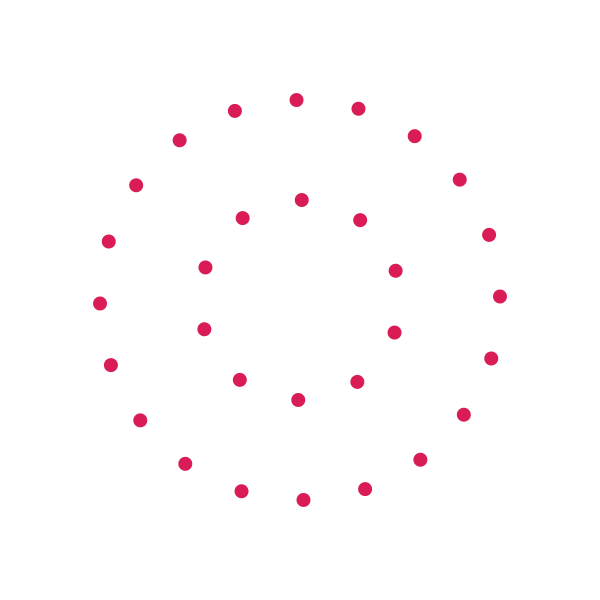
Frame 1 (no input)
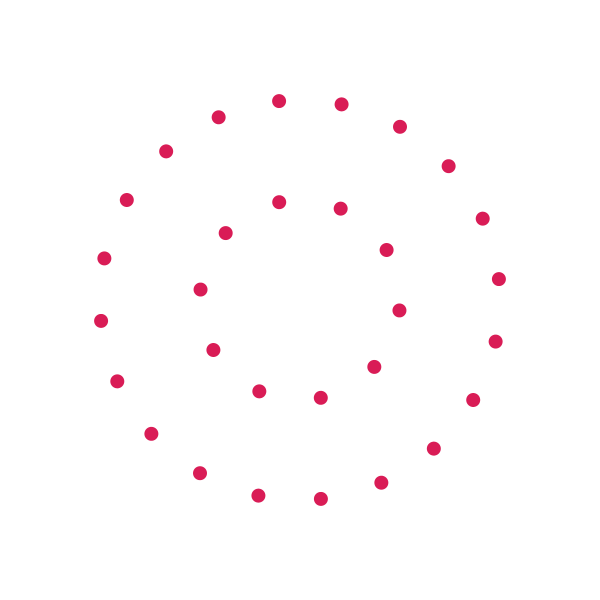
Frame 60 (the mouse pressed at the canvas centre just before this capture)
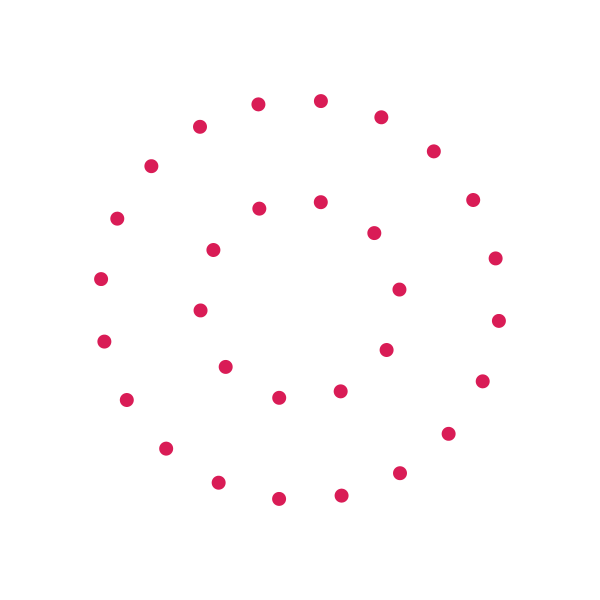
Frame 120 (the mouse held since frame 60 and released just before this capture)

The Processing sketch that drew these frames (run headless with seeded random() and noise(); from frame 60 on, the mouse is pressed at the canvas centre):

// Processing sketch: Challenge_01
// ── Challenge_01.pde
//Design++ Workshop
//15 Jan 2017
//iashris
//two sets of concentric circles moving in opposite directions

void setup(){
  size(600,600);
fill(#D91C56);
  noStroke();
}
void draw(){
  background(255);
  translate(width/2,height/2);
  
  
  pushMatrix();
    rotate(radians(frameCount));
    for(int i=0;i<10;i++){
      rotate(radians(36));
      ellipse(0,100,14,14);
    }
  popMatrix();
  
  pushMatrix();
    rotate(radians(-frameCount));
    for(int i=0;i<20;i++){
      rotate(radians(-18));
      ellipse(0,200,14,14);
    }
  popMatrix();
}
